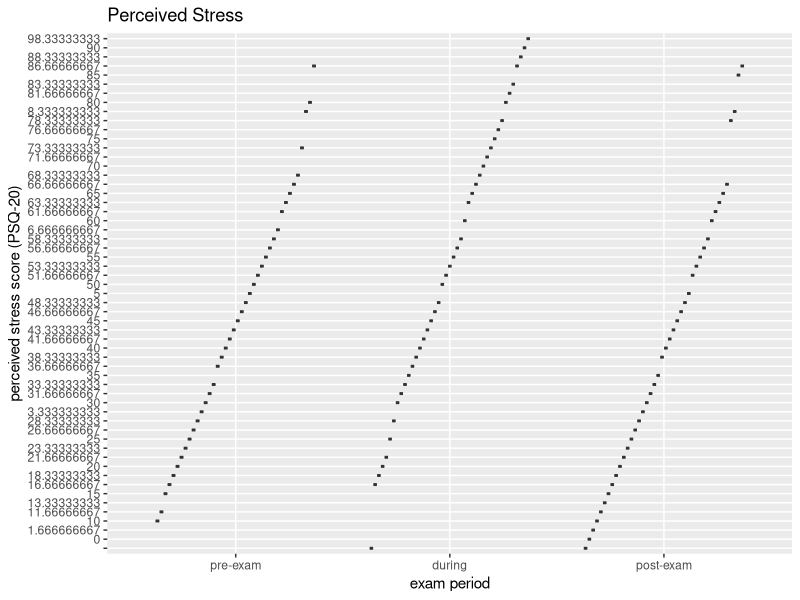
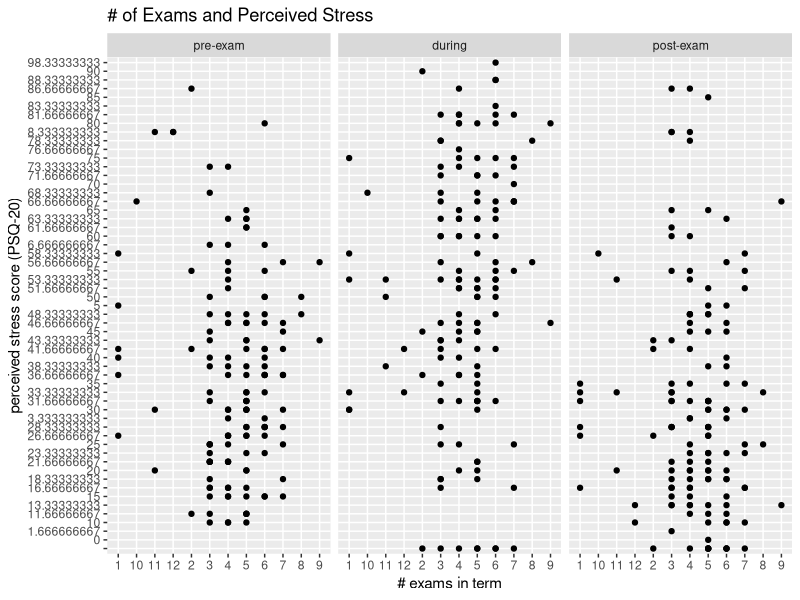
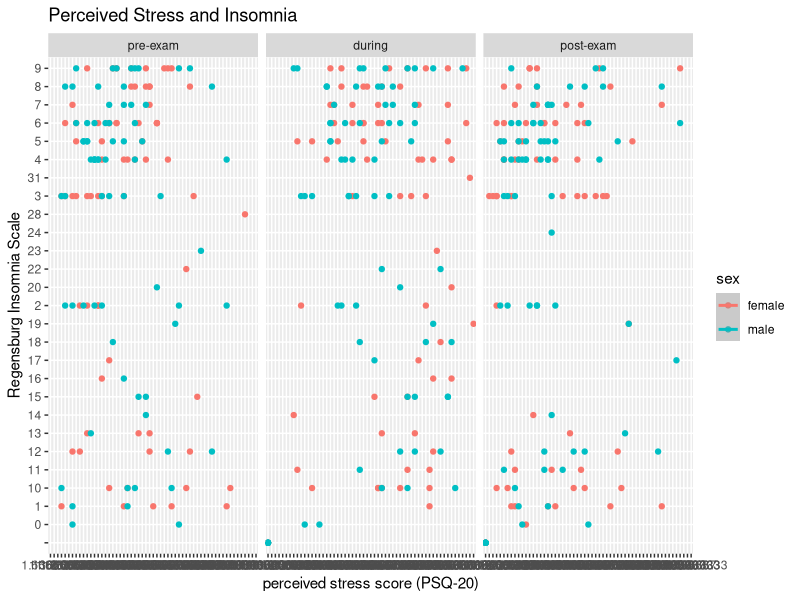
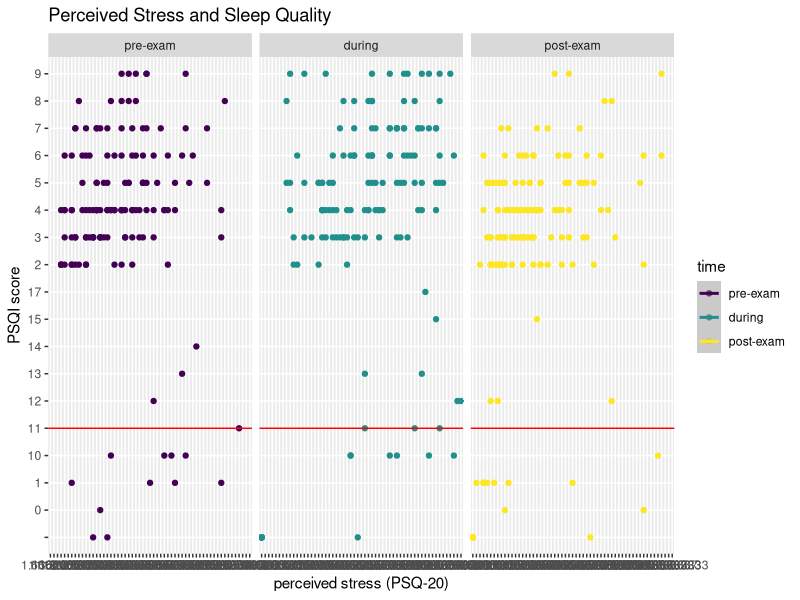
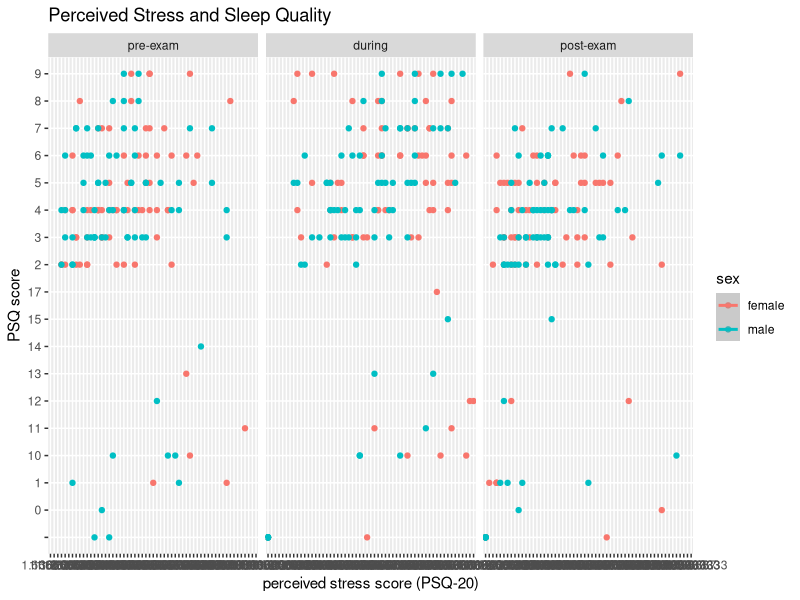
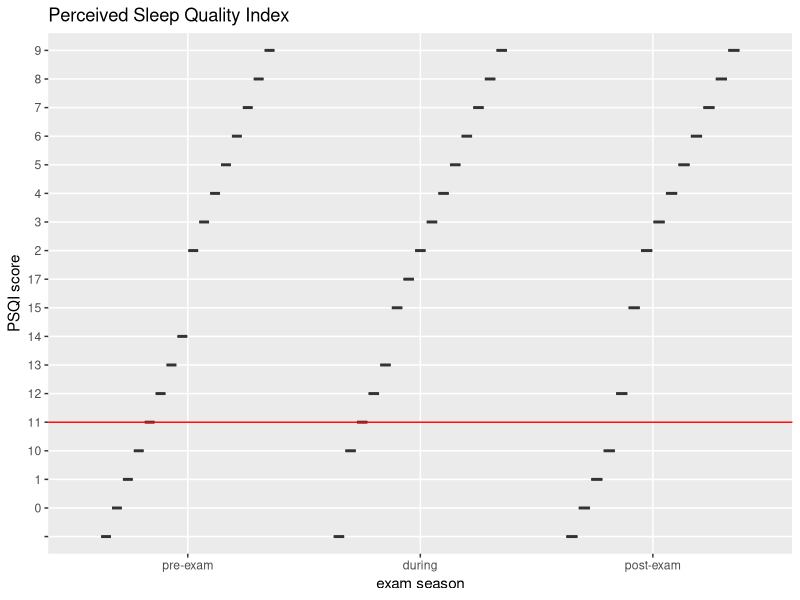

The R source for these figures, in order: (Note: this script raises an error after producing the figures.)
## ---- chunk 1
# Libraries
library(readr)
library(dplyr)
library(ggplot2)

# Dataset
df <- read_delim("./Exam_Stress_Zunhammer_et_al_2013.csv", delim=";", col_types = cols(PSQI_ITEM1_Bedtime = col_character(), PSQI_ITEM3_Waketime = col_character(), PSQI_Time_in_Bed = col_number()))

# cleaning
df <- df %>% filter(filter_dropouts == 1)
df$time <- ordered(df$time, level = c(1, 2, 3), labels=c("pre-exam", "during", "post-exam"))
df$PSQI_SUB_Sleep_Efficiency <- ordered(df$PSQI_SUB_Sleep_Efficiency, levels=c(0, 1, 2, 3), labels=c("> 85%", "75-84%", "65-74%", "< 65%"))
df$sex <- factor(df$sex, levels=c(0,1), labels=c("female", "male"))
## ---- chunk 2
df %>% ggplot(aes(x=factor(time), y=PSQ_total)) +
    geom_boxplot() +
    ggtitle("Perceived Stress") +
    labs(x = "exam period", y = "perceived stress score (PSQ-20)")
## ---- chunk 3
df %>% ggplot(aes(x=number_of_exams_in_term, y=PSQ_total)) +
    geom_point() +
    geom_smooth() +
    facet_grid(~time) +
    ggtitle("# of Exams and Perceived Stress") +
    labs(x = "# exams in term", y = "perceived stress score (PSQ-20)")
## ---- chunk 4
df %>% ggplot(aes(x=PSQ_total, y=RIS, color = sex)) +
    geom_point() +
    geom_smooth() +
    facet_grid(~time) +
    ggtitle("Perceived Stress and Insomnia") +
    labs(x = "perceived stress score (PSQ-20)", y = "Regensburg Insomnia Scale")
## ---- chunk 5
df %>%
    ggplot(aes(x=PSQ_total, y=PSQI_total, color = time)) +
    geom_point() +
    geom_smooth(method='lm',formula=y~x) +
    geom_hline(yintercept=5, color="red") +
    ggtitle("Perceived Stress and Sleep Quality") +
    labs(x = "perceived stress (PSQ-20)", y = "PSQI score") +
    facet_grid(~time)
## ---- chunk 6
df %>% ggplot(aes(x=PSQ_total, y=PSQI_total, color = sex)) +
    geom_point() +
    geom_smooth() +
    facet_grid(~time) +
    ggtitle("Perceived Stress and Sleep Quality") +
    labs(x = "perceived stress score (PSQ-20)", y = "PSQ score")
## ---- chunk 7

df %>% ggplot(aes(x=factor(time), y=PSQI_total)) +
    geom_boxplot() +
    geom_hline(yintercept=5, color="red") +
    ggtitle("Perceived Sleep Quality Index") +
    labs(x = "exam season", y = "PSQI score")
## ---- chunk 8
df %>% ggplot(aes(x=factor(time), y=PSQI_ITEM4_Sleep_Time)) +
    geom_boxplot() +
    ggtitle("Sleep Time Distribution") +
    labs(x = "exam season", y = "sleep time (h)") +
    scale_y_continuous(breaks=seq(2,12,0.5))

summary(df$course_of_study)
## ---- chunk 9
df %>% subset(!is.na(PSQI_SUB_Sleep_Efficiency)) %>%
    ggplot(aes(x=PSQI_SUB_Sleep_Efficiency)) +
    geom_bar(stat="count", aes(fill=factor(PSQI_SUB_Sleep_Efficiency))) +
    ggtitle("Sleep Efficiency Distribution") +
    facet_grid(. ~ time) +
    labs(x = "sleep efficiency", y = "count") +
    theme(legend.position="none")
## ---- chunk 10
df %>%
    ggplot(aes(x=PSQ_total, y=Sleep_Efficiency, color = time)) +
    geom_point() +
    geom_smooth(method='lm',formula=y~x) +
    ggtitle("Perceived Stress and Sleep Efficiency") +
    labs(x = "perceived stress (PSQ-20)", y = "sleep efficiency") +
    facet_grid(~time)
## ---- chunk 11
df %>% ggplot(aes(x= caffeine_per_day, y=PSQI_ITEM2_Sleep_Latency)) +
    geom_point() +
    geom_smooth() +
    scale_y_continuous(limit = c(0,100), breaks=seq(0, 100, 10)) +
    scale_x_continuous(limit = c(0, 5), breaks = seq(0, 5, 0.5)) +
    ggtitle("Caffeine and Sleep Latency") +
    labs(x = "caffeine per day (caffeine units)", y = "Sleep Latency (minutes it took to fall asleep)")
## ---- chunk 12
df %>% subset(!is.na(caffeine_per_day)) %>%
    ggplot(aes(x=caffeine_per_day, y=PSQI_total, color = time)) +
    geom_point() +
    geom_smooth(method='lm',formula=y~x) +
    geom_hline(yintercept=5, color="red") +
    ggtitle("Caffeine Consumption") +
    labs(x = "caffeine per day (caffeine units)", y = "PSQI score") +
    facet_grid(~time)
## ---- chunk 13
df %>% subset(!is.na(nicotione_per_day)) %>%
    ggplot(aes(x=nicotione_per_day, y=PSQI_total, color = sex)) +
    geom_point() +
    geom_smooth(method='lm',formula=y~x) +
    geom_hline(yintercept=5, color="red") +
    ggtitle("Nicotine Consumption") +
    labs(x = "nicotine per day (cigarettes)", y = "PSQI score") +
    facet_grid(~time)

## ---- chunk 14
df %>% subset(!is.na(alcohol_drinks_per_week)) %>%
    ggplot(aes(x=alcohol_drinks_per_week, y=PSQI_total, color = sex)) +
    geom_point() +
    geom_smooth(method='lm',formula=y~x) +
    geom_hline(yintercept=5, color="red") +
    ggtitle("Alcohol Consumption") +
    labs(x = "alcohol drinks per week (standard drinks)", y = "PSQI score") +
    facet_grid(~time)
